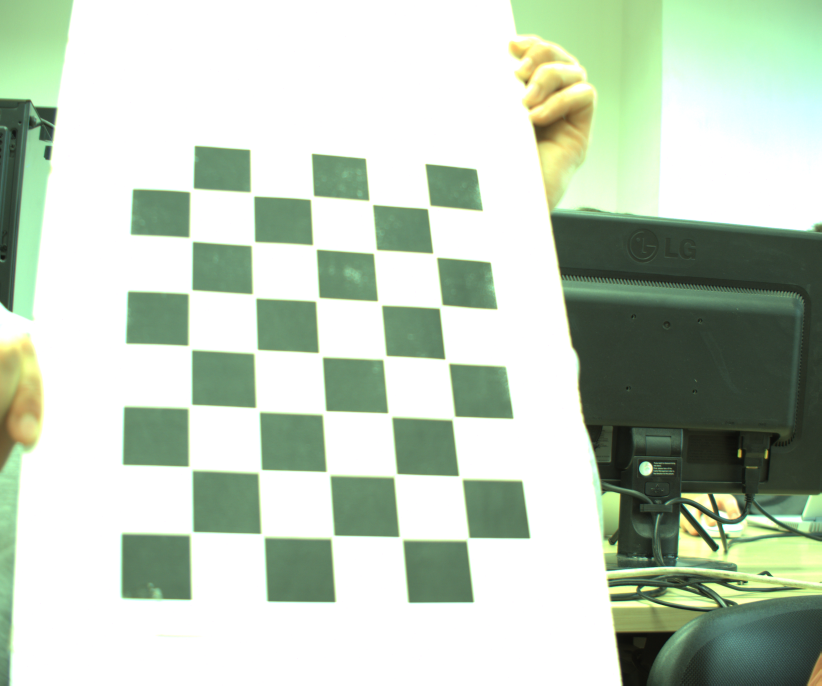
#> input picture Zadanie_2/dataset/0002.png, 2464 x 2056 px (shown at 1/3 size)
$ python -i ShapeDetect.py   (imports and definitions only)
#> lines starting #> are read from the running program, lines starting #| are printed output that depends on the picture; after the words box and inside, x2 and y2 are one past the last pixel; in counts of white or black regions, pixels touching at a corner belong together
from ximea import xiapi
import cv2
import numpy as np

# Nastavenia

EXPOSURE_US = 100000
ROI_RATIO = 1
SAT_THRESHOLD = 40
MIN_AREA = 8000
BORDER_MARGIN = 12
APPROX_EPS = 0.04


# Pomocné funkcie
def touches_border(contour, width, height, margin=BORDER_MARGIN):
    x, y, w, h = cv2.boundingRect(contour)

    if x <= margin:
        return True
    if y <= margin:
        return True
    if x + w >= width - margin:
        return True
    if y + h >= height - margin:
        return True

    return False


def contour_center(contour):
    M = cv2.moments(contour)
    if M["m00"] == 0:
        return None

    cx = int(M["m10"] / M["m00"])
    cy = int(M["m01"] / M["m00"])
    return cx, cy


def build_color_mask(frame, sat_threshold):
    hsv = cv2.cvtColor(frame, cv2.COLOR_BGR2HSV)
    s = hsv[:, :, 1]

    s_blur = cv2.GaussianBlur(s, (7, 7), 0)

    _, mask = cv2.threshold(s_blur, sat_threshold, 255, cv2.THRESH_BINARY)

    kernel = cv2.getStructuringElement(cv2.MORPH_ELLIPSE, (5, 5))
    mask = cv2.morphologyEx(mask, cv2.MORPH_OPEN, kernel)
    mask = cv2.morphologyEx(mask, cv2.MORPH_CLOSE, kernel)

    return mask


def classify_and_draw_shape(cnt, output):
    area = cv2.contourArea(cnt)
    if area < MIN_AREA:
        return
    #obvod
    perimeter = cv2.arcLength(cnt, True)
    if perimeter == 0:
        return

    hull = cv2.convexHull(cnt)
    approx = cv2.approxPolyDP(hull, APPROX_EPS * perimeter, True)

    x, y, w, h = cv2.boundingRect(hull)
    if h == 0:
        return
    #pomer
    aspect_ratio = w / float(h)
    circularity = 4 * np.pi * area / (perimeter * perimeter + 1e-6)

    center = contour_center(cnt)
    if center is None:
        return

    cx, cy = center


    # 1. Trojuholnik

    if len(approx) == 3:
        cv2.drawContours(output, [approx], -1, (0, 255, 0), 3)
        cv2.circle(output, (cx, cy), 6, (0, 0, 255), -1)
        cv2.putText(
            output,
            "trojuholnik",
            (cx - 60, cy - 12),
            cv2.FONT_HERSHEY_SIMPLEX,
            0.75,
            (255, 0, 0),
            2
        )
        return


    # 2. Stvorec / Obdlznik
    if len(approx) == 4:
        rect = cv2.minAreaRect(hull)
        rw, rh = rect[1]

        if rw == 0 or rh == 0:
            return

        rect_aspect = max(rw, rh) / float(min(rw, rh))

        cv2.drawContours(output, [approx], -1, (0, 255, 0), 3)
        cv2.circle(output, (cx, cy), 6, (0, 0, 255), -1)

        if rect_aspect <= 1.15:
            label = "stvorec"
        else:
            label = "obdlznik"

        cv2.putText(
            output,
            label,
            (cx - 50, cy - 12),
            cv2.FONT_HERSHEY_SIMPLEX,
            0.75,
            (255, 0, 0),
            2
        )
        return

    # 3. Kruh
    if len(approx) > 4 and circularity > 0.78 and 0.75 <= aspect_ratio <= 1.25 and len(cnt) >= 5:
        ellipse = cv2.fitEllipse(cnt)

        cv2.ellipse(output, ellipse, (0, 255, 0), 3)
        cv2.circle(output, (cx, cy), 6, (0, 0, 255), -1)

        cv2.putText(
            output,
            "kruh",
            (cx - 30, cy - 12),
            cv2.FONT_HERSHEY_SIMPLEX,
            0.75,
            (255, 0, 0),
            2
        )
        return


def detect_shapes(frame, sat_threshold=40):
    output = frame.copy()
    height, width = frame.shape[:2]

    mask = build_color_mask(frame, sat_threshold)
    contours, _ = cv2.findContours(mask, cv2.RETR_EXTERNAL, cv2.CHAIN_APPROX_SIMPLE)

    for cnt in contours:
        if touches_border(cnt, width, height):
            continue

        classify_and_draw_shape(cnt, output)

    return output, mask


# -------------------------------------------------
# XIMEA kamera
# -------------------------------------------------

# [1 line that did not run here, left out]
# [1 line that did not run here, left out]

# [17 lines not run here, left out]

show_mask = True
sat_threshold = SAT_THRESHOLD
exposure_us = EXPOSURE_US
# [76 lines not run here, left out]

>>> import cv2
>>> picture = cv2.imread('dataset/0002.png')
#> picture is the input picture: shape (2056, 2464, 3); mean B, G, R 188.3, 205.1, 191.6
>>> result = detect_shapes(picture)
#> in build_color_mask, `hsv = cv2.cvtColor(frame, cv2.COLOR_BGR2HSV)`: hsv: shape (2056, 2464, 3); mean H, S, V 28, 32.1, 205.4
#> in build_color_mask, `s = hsv[:, :, 1]`:
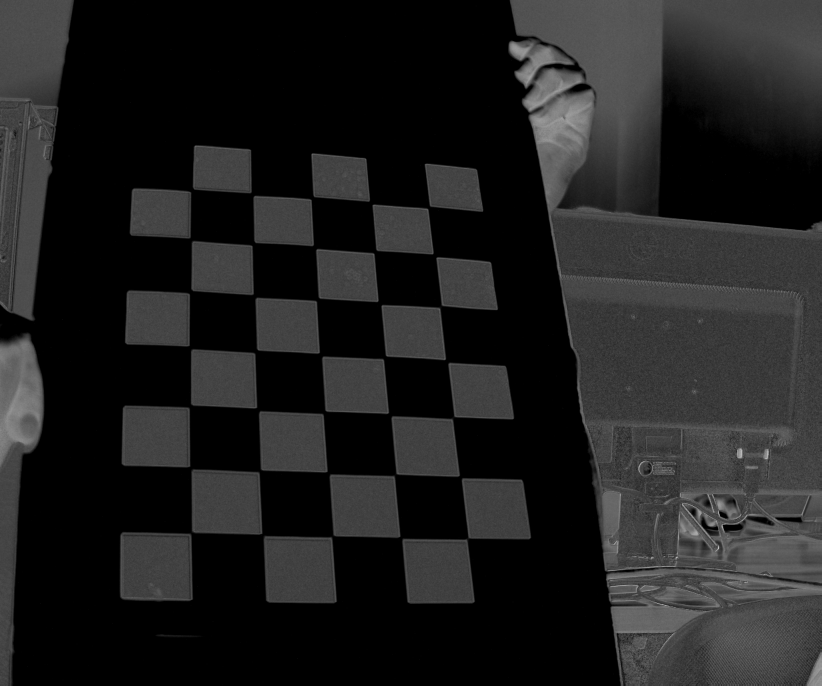
#> s: shape (2056, 2464) (shown at 1/3 size); min 0, max 255, mean 32.1
#> in build_color_mask, `_, mask = cv2.threshold(s_blur, sat_threshold, 255, cv2.THRESH_BINARY)`:
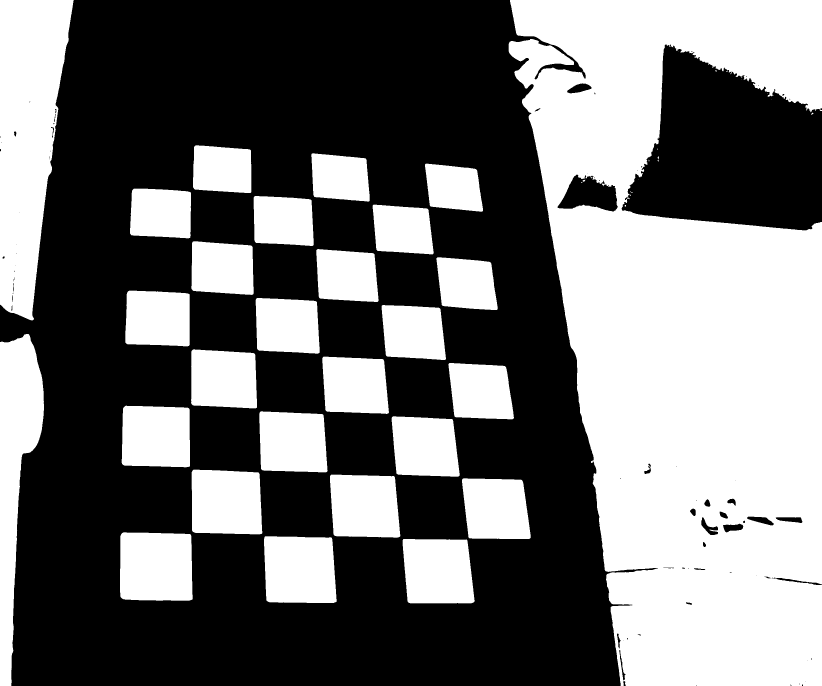
#> mask: shape (2056, 2464) (shown at 1/3 size); 44.5% white; 47 white regions (16 under 20 px), largest, box (x1, y1, x2, y2) and area: (1526, 0, 2464, 2056) 1307130, (0, 0, 221, 961) 145327, (0, 1002, 132, 2056) 73721
#> in build_color_mask, `mask = cv2.morphologyEx(mask, cv2.MORPH_OPEN, kernel)`: mask: shape (2056, 2464); 44.5% white; 30 white regions, largest, box (x1, y1, x2, y2) and area: (1526, 0, 2464, 2056) 1306465, (0, 0, 221, 961) 145312, (0, 1002, 132, 2056) 73716
#> in build_color_mask, `mask = cv2.morphologyEx(mask, cv2.MORPH_CLOSE, kernel)`: mask: shape (2056, 2464); 44.5% white; 28 white regions
#> in detect_shapes, `contours, _ = cv2.findContours(mask, cv2.RETR_EXTERNAL, cv2.CHAIN_APPR..`: contours = 27 contours; largest, box (x1, y1, x2, y2) and area: (1526, 0, 2464, 2056) 1328400, (0, 0, 221, 961) 144661, (0, 1002, 132, 2056) 72605, (360, 1597, 578, 1802) 42883, (792, 1609, 1010, 1809) 40638
#> the loop in detect_shapes, `for cnt in contours:` made 27 passes
#> (area in classify_and_draw_shape, perimeter in classify_and_draw_shape, approx in classify_and_draw_shape, aspect_ratio in classify_and_draw_shape) on passes 1 to 6: (37656.5, 786.6, [[1209, 1618], [1400, 1619], [1422, 1805], [1225, 1807]], 1.12), (40638, 810.2, [[794, 1610], [994, 1613], [1009, 1804], [800, 1802]], 1.09), (42883, 821.7, [[365, 1600], [571, 1603], [577, 1797], [366, 1795]], 1.06), (32852, 737.7, [[1387, 1437], [1565, 1440], [1591, 1613], [1406, 1613]], 1.13), (36046.5, 769.8, [[991, 1426], [1182, 1429], [1200, 1608], [1003, 1606]], 1.12), (38510, 785.7, [[577, 1412], [776, 1418], [786, 1599], [579, 1595]], 1.09)

$ run again, on Zadanie_2/dataset/0003.png
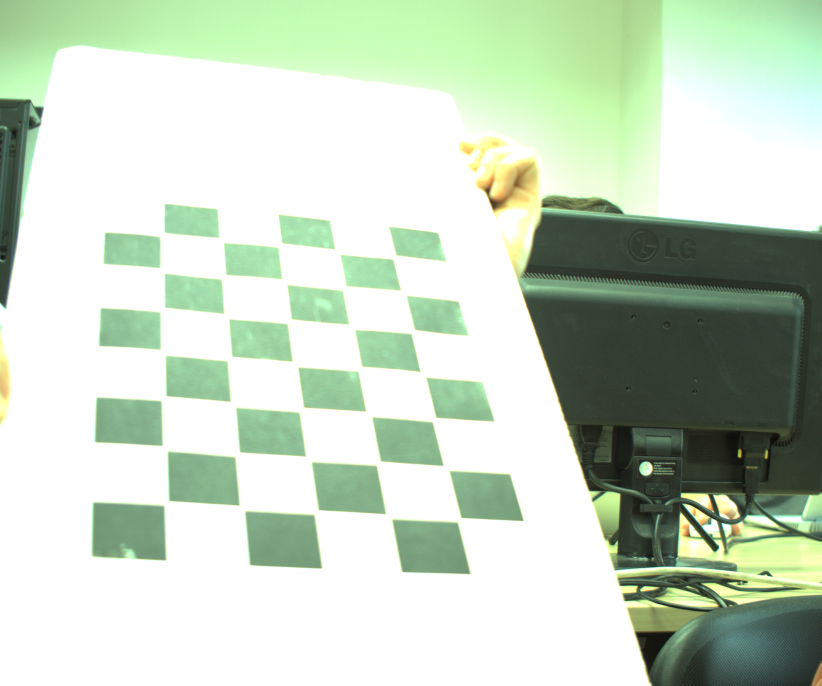
#> input picture Zadanie_2/dataset/0003.png, 2464 x 2056 px (shown at 1/3 size)
#> picture is the input picture: shape (2056, 2464, 3); mean B, G, R 194.5, 213.5, 198.1
#> hsv: shape (2056, 2464, 3); mean H, S, V 28, 30.8, 213.7
#> in build_color_mask, `s = hsv[:, :, 1]`:
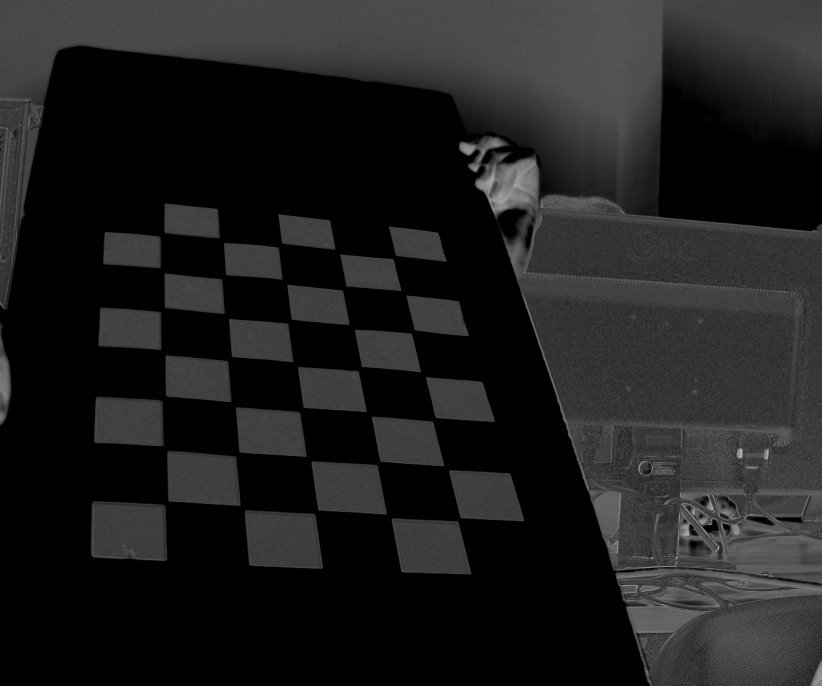
#> s: shape (2056, 2464) (shown at 1/3 size); min 0, max 255, mean 30.8
#> in build_color_mask, `_, mask = cv2.threshold(s_blur, sat_threshold, 255, cv2.THRESH_BINARY)`:
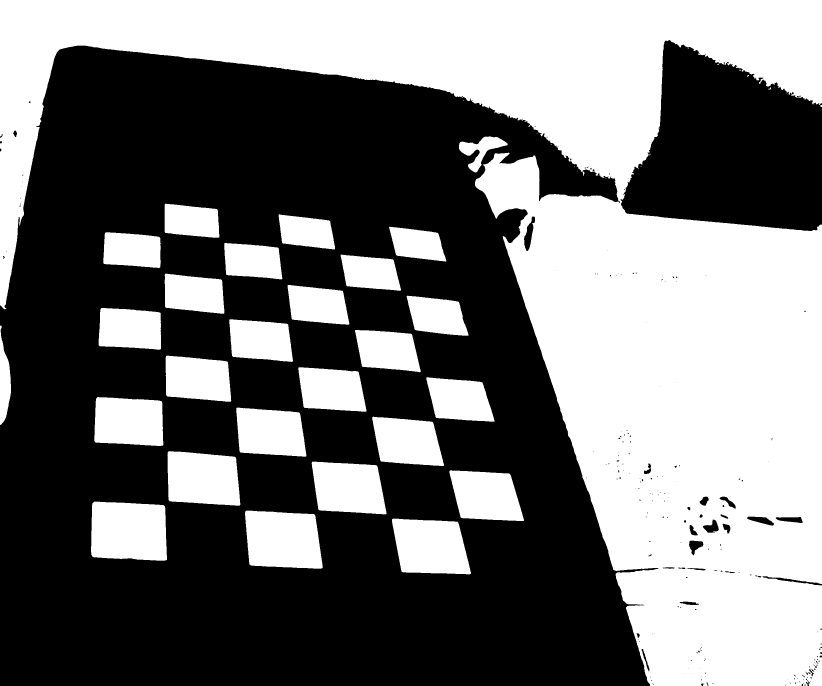
#> mask: shape (2056, 2464) (shown at 1/3 size); 45.5% white; 47 white regions (19 under 20 px), largest, box (x1, y1, x2, y2) and area: (0, 0, 2464, 2056) 1755759, (273, 1505, 501, 1682) 37365, (735, 1532, 968, 1706) 35371
#> contours = 30 contours, 2 with area under 20; largest, box (x1, y1, x2, y2) and area: (0, 0, 2464, 2056) 1761520, (273, 1505, 501, 1682) 36984, (735, 1532, 968, 1706) 34995, (1176, 1556, 1413, 1723) 32042, (503, 1353, 721, 1517) 31007
#> the loop in detect_shapes, `for cnt in contours:` made 30 passes
#> (area in classify_and_draw_shape, perimeter in classify_and_draw_shape, approx in classify_and_draw_shape, aspect_ratio in classify_and_draw_shape) on passes 1 to 4: (32042, 752.1, [[1176, 1558], [1373, 1566], [1412, 1720], [1206, 1715]], 1.42), (34995, 771.3, [[736, 1534], [943, 1543], [967, 1703], [750, 1694]], 1.34), (36983.5, 781, [[277, 1510], [491, 1516], [500, 1679], [277, 1669]], 1.29), (26187, 689.4, [[1349, 1412], [1529, 1422], [1571, 1561], [1382, 1552]], 1.47)

$ run again, on Zadanie_2/dataset/0004.png
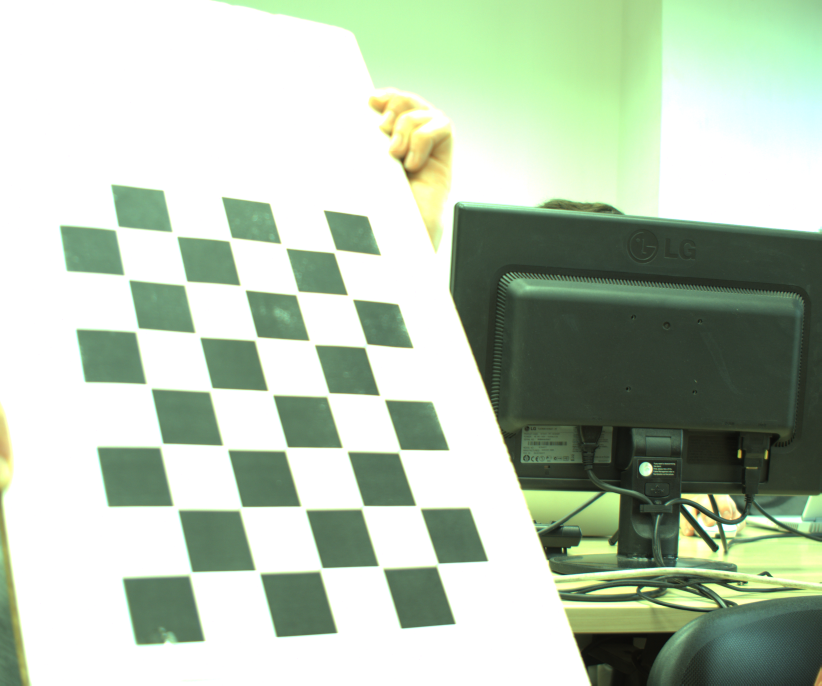
#> input picture Zadanie_2/dataset/0004.png, 2464 x 2056 px (shown at 1/3 size)
#> picture is the input picture: shape (2056, 2464, 3); mean B, G, R 178.8, 197.6, 183
#> hsv: shape (2056, 2464, 3); mean H, S, V 30.9, 35.6, 197.8
#> in build_color_mask, `s = hsv[:, :, 1]`:
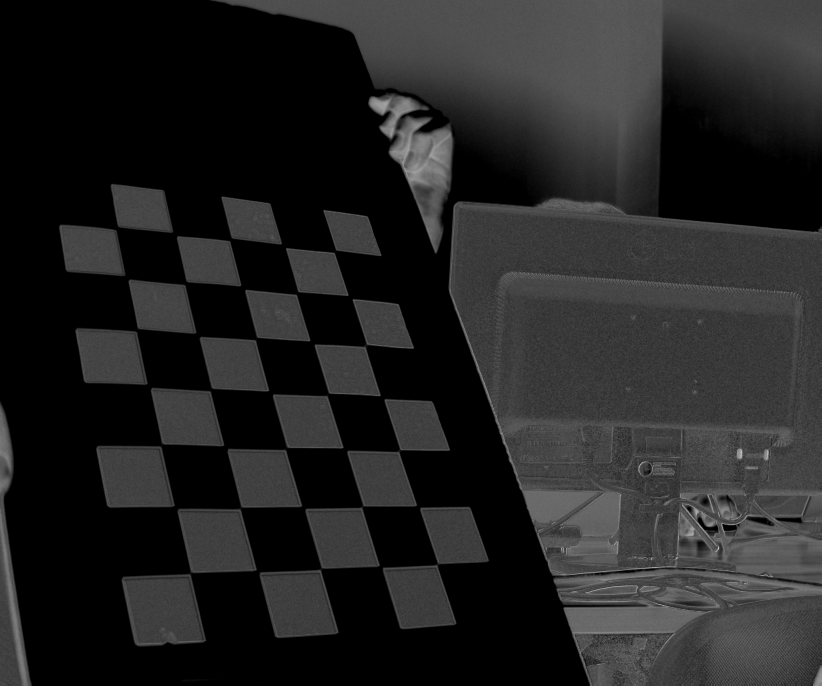
#> s: shape (2056, 2464) (shown at 1/3 size); min 0, max 255, mean 35.6
#> in build_color_mask, `_, mask = cv2.threshold(s_blur, sat_threshold, 255, cv2.THRESH_BINARY)`:
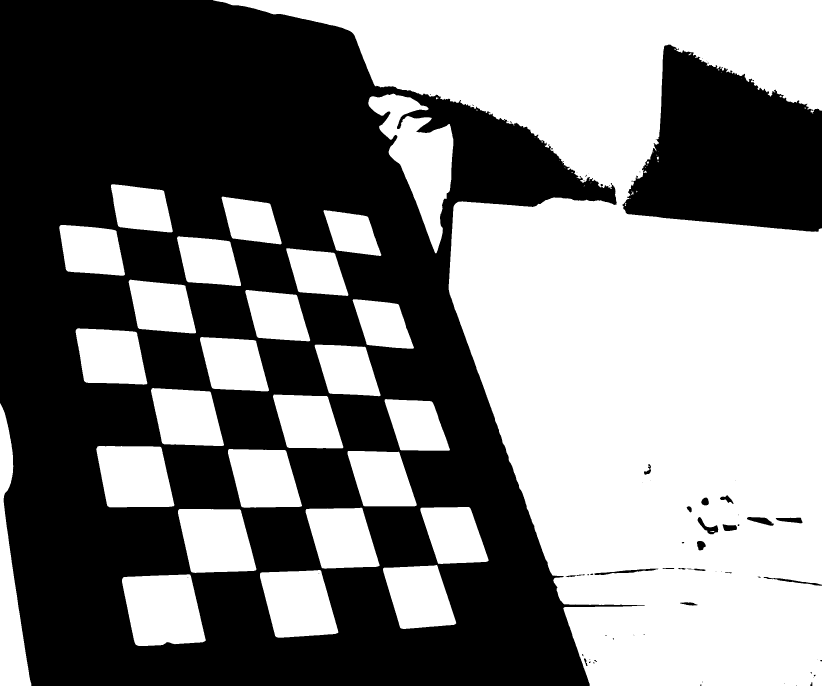
#> mask: shape (2056, 2464) (shown at 1/3 size); 50% white; 71 black regions (45 under 20 px), largest, box (x1, y1, x2, y2) and area: (0, 0, 1934, 2056) 2296618, (1867, 134, 2464, 695) 227048, (2241, 1551, 2321, 1577) 1086
#> contours = 30 contours, 2 with area under 20; largest, box (x1, y1, x2, y2) and area: (644, 0, 2464, 2056) 1809696, (1105, 281, 1360, 760) 52000, (366, 1723, 617, 1938) 43239, (780, 1710, 1015, 1913) 36426, (534, 1527, 769, 1719) 36199
#> the loop in detect_shapes, `for cnt in contours:` made 30 passes
#> (area in classify_and_draw_shape, perimeter in classify_and_draw_shape, approx in classify_and_draw_shape, aspect_ratio in classify_and_draw_shape) on passes 1 to 4: (43239, 863.5, [[570, 1724], [616, 1922], [408, 1934], [368, 1734]], 1.17), (36426.5, 796.4, [[961, 1711], [1014, 1897], [828, 1910], [781, 1719]], 1.16), (30415, 737.2, [[1311, 1696], [1367, 1870], [1202, 1884], [1150, 1704]], 1.14), (36199, 788.7, [[535, 1530], [720, 1529], [768, 1709], [574, 1715]], 1.22)

$ run again, on Zadanie_2/dataset/0017.png
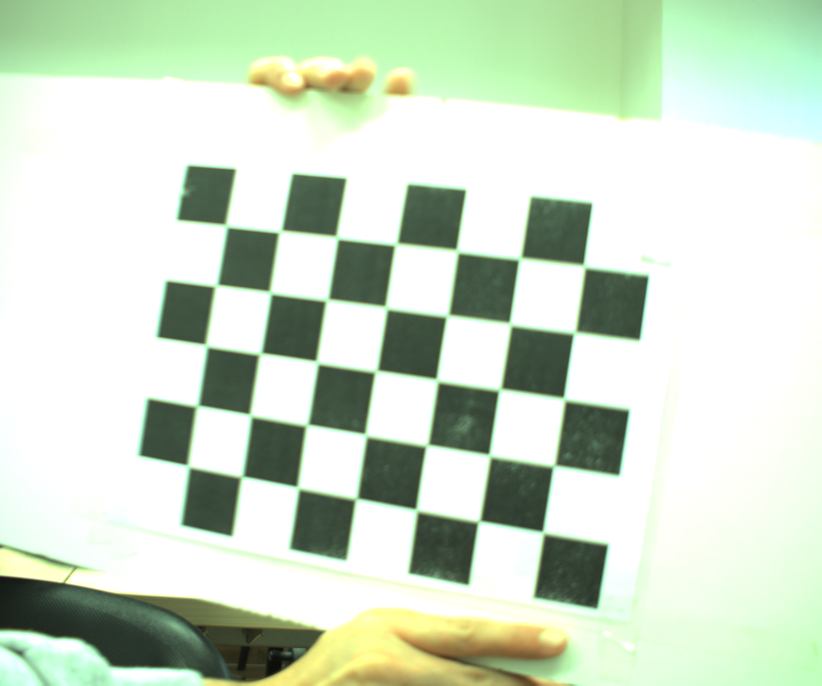
#> input picture Zadanie_2/dataset/0017.png, 2464 x 2056 px (shown at 1/3 size)
#> picture is the input picture: shape (2056, 2464, 3); mean B, G, R 199.9, 219.6, 204.8
#> hsv: shape (2056, 2464, 3); mean H, S, V 31.9, 30.9, 220
#> in build_color_mask, `s = hsv[:, :, 1]`:
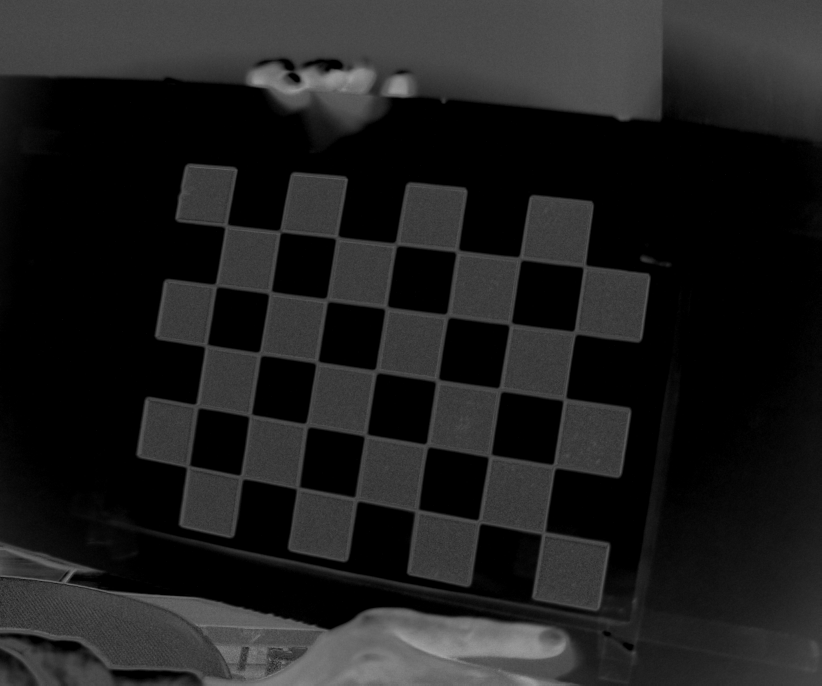
#> s: shape (2056, 2464) (shown at 1/3 size); min 0, max 168, mean 30.9
#> in build_color_mask, `_, mask = cv2.threshold(s_blur, sat_threshold, 255, cv2.THRESH_BINARY)`:
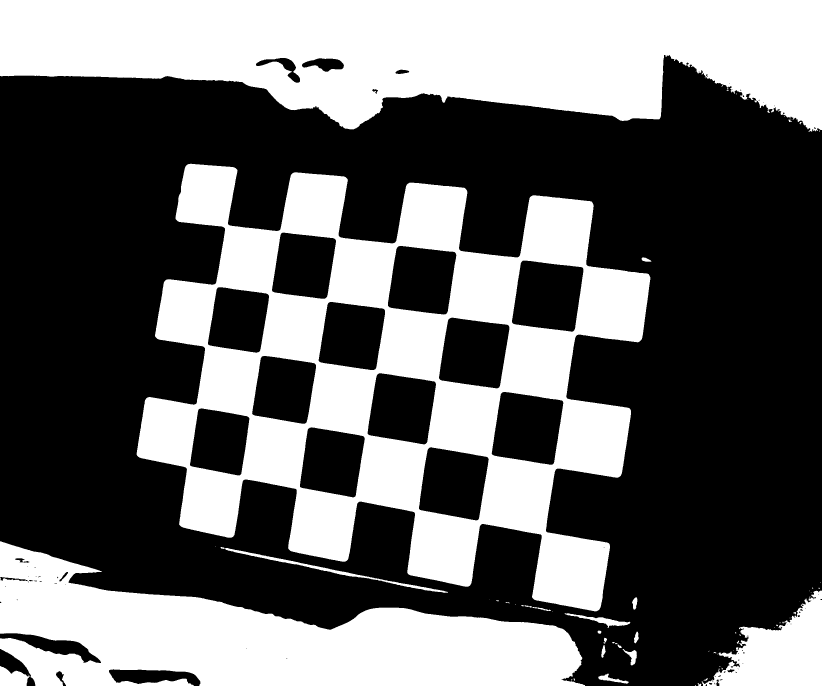
#> mask: shape (2056, 2464) (shown at 1/3 size); 40.4% white; 65 white regions (35 under 20 px), largest, box (x1, y1, x2, y2) and area: (410, 491, 1951, 1834) 876336, (0, 0, 2464, 396) 702490, (0, 1624, 1755, 2056) 401497
#> contours = 23 contours, 6 with area under 20; largest, box (x1, y1, x2, y2) and area: (410, 491, 1951, 1834) 1266692, (0, 0, 2464, 394) 705702, (0, 1624, 1751, 2056) 400058, (2109, 1772, 2464, 2056) 53111, (676, 1644, 1337, 1779) 4322
#> the loop in detect_shapes, `for cnt in contours:` made 23 passes
#> area in classify_and_draw_shape on passes 4, 5, 6, 7, 8, 9, 10, 14: 721.5, 232, 42.5, 62, 269.5, 66, 1852, 341.5
